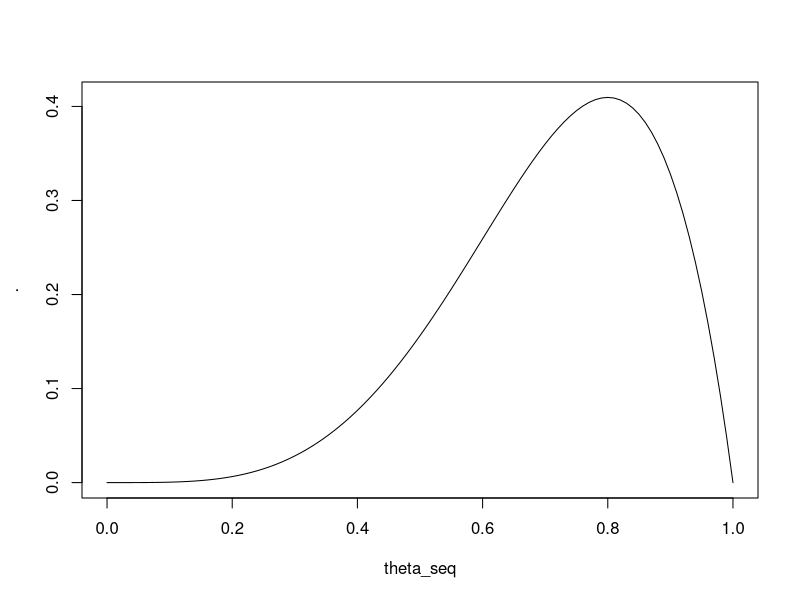
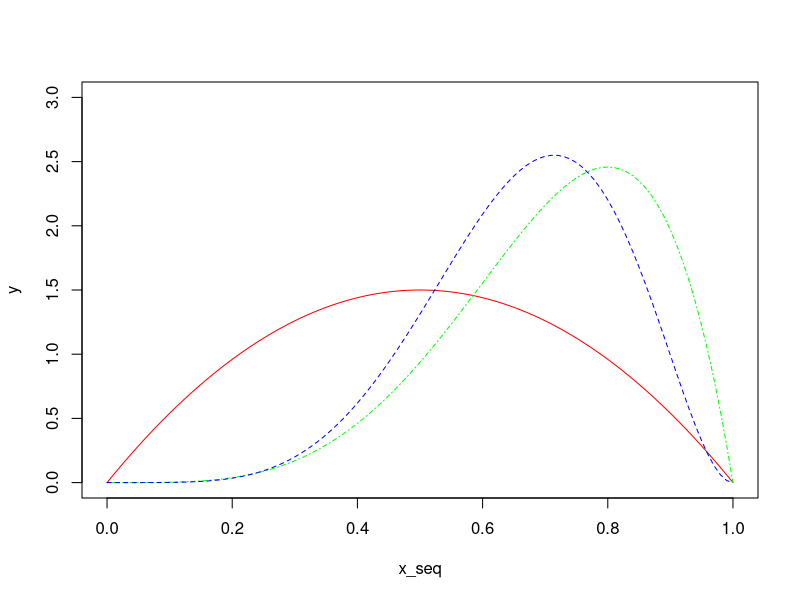
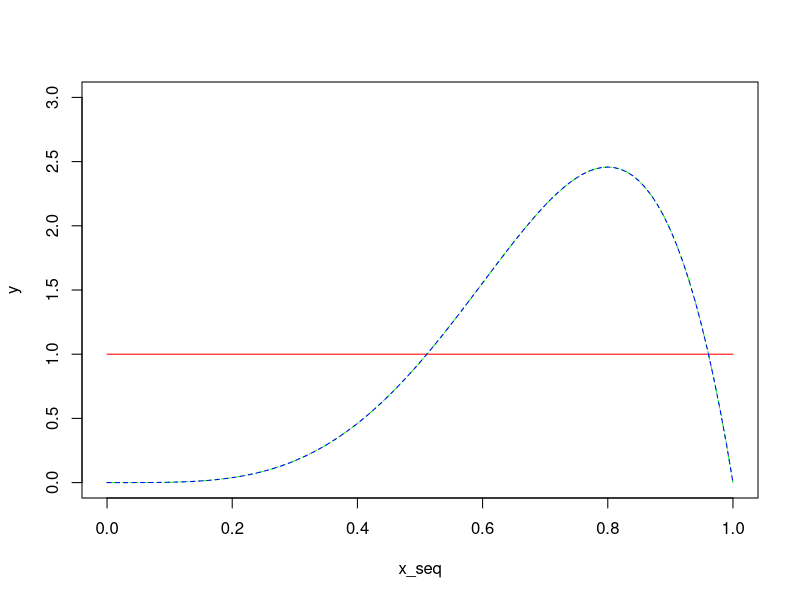

Reproduce these figures in R, in order.
library(dplyr)

# GROUND TRUTH
N <- 5
theta <- 0.8
# y <- rbinom(N, 1, theta) COULD RUN THIS
# but book uses:
y <- c(1,0,1,1,1)


# SECTION 4.6.2.1
## BERNOULLI LIKELIHOOD == ## Binomial Likelihood
lik_bern <- function(y, theta) {
  vals <- c()
  for(parm in theta){
    bernoulli <- choose(N, sum(y))*(parm ^ sum(y)) * ((1 - parm) ^ (N - sum(y)))
    vals <- c(vals, bernoulli)
  }
  vals
}

theta_seq <- seq(0, 1, by=0.01)
lik_bern(y, theta_seq) %>% plot(theta_seq, ., type='l')
#notice the spike around 0.8 - the true theta value


## SECTION 4.6.2.5
# NEED TO USE BETA DISTRIBUTIONS FOR REST:

## SET UP PRIOR (Observed 2 heads and 2 tails before seeing data)
a <- 2 #heads
b <- 2 #tails

x_seq <- seq(0, 1, by=0.01)
y_sum <- y %>% sum()

update <- function (a, b){
  prior <- dbeta(x_seq, a, b)
  lik <- dbeta(x_seq, y_sum + 1, N - y_sum + 1)
  posterior <-  dbeta(x_seq, y_sum + a, N - y_sum + b)
  
  plot(x_seq, prior, type = 'l', col = 'red', ylab = 'y', ylim = c(0, 3))
  lines(x_seq, lik, lty = 4, col='green')
  lines(x_seq, posterior, lty = 2, col = 'blue')
}

update(a, b)


## UNIFORM PRIOR
a <- 1 #heads
b <- 1 #tails
update(a, b)